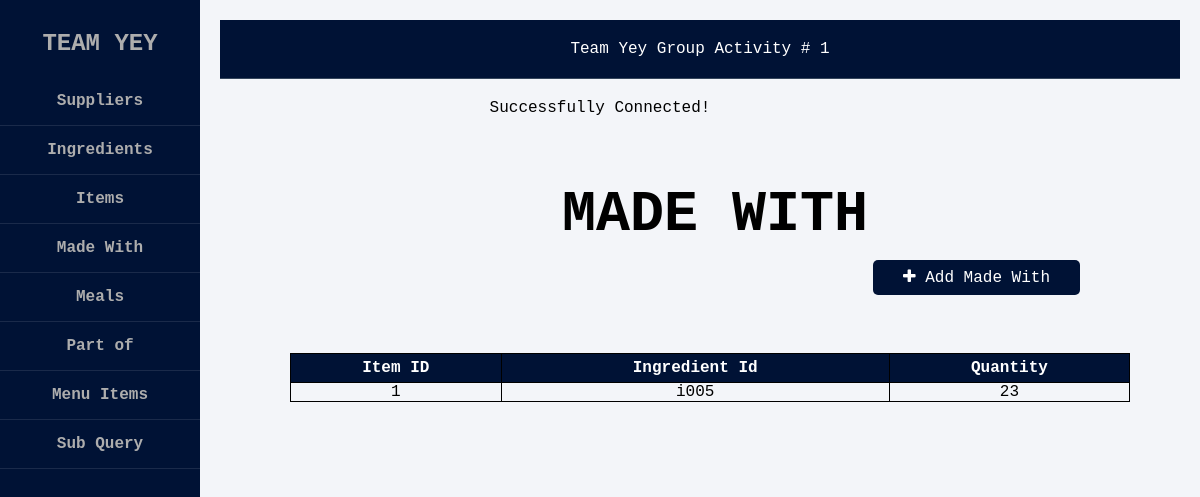
Page /madewith.php on the committed database.
### tables this page shows
CREATE TABLE `madewith` (
  `itemid` char(5) NOT NULL,
  `ingredientid` char(5) NOT NULL,
  `quantity` int(30) NOT NULL
);

### madewith.php (the view, shortened to what this page needs)
<?php
    include ("homepage.php");
	require_once("connection.php");
    $sql = "SELECT * FROM madewith";
    $result = mysqli_query($conn, $sql);
?>
<!DOCTYPE html>
<html lang="en">
<head>
    <link rel="stylesheet" href="https://cdnjs.cloudflare.com/ajax/libs/font-awesome/4.7.0/css/font-awesome.min.css">
    <link href="suppliers.css" rel="stylesheet" type="text/css">
</head>
<body>
<div class="sidebar">
<br>
<br>
    <h1>MADE WITH</h1>
    <a href ="add_madewith.php"> <button class="button button1"><i class="fa fa-plus"></i> Add Made With</button></a><br><br><br>
    <center>
    <table style = "width: 70%;">
        <tr>
	        <th>Item ID</th>
	        <th>Ingredient Id</th>
            <th>Quantity</th>
        </tr>
        <?php
            while($madewith = mysqli_fetch_assoc($result)){
        ?>
        <tr>
            <td><?php echo $madewith["itemid"]; ?></td>
            <td><?php echo $madewith["ingredientid"]; ?></td>
            <td><?php echo $madewith["quantity"]; ?></td>
        </tr>
        <?php
                }
	    ?>
    </table>
    </center>
</div>
</body>
</html>

### index.css (style rules this page uses)
* { margin: 0; padding: 0; box-sizing: border-box; list-style: none; text-decoration: none; font-family: 'Century Gothic', monospace; }
body { background-color: #f3f5f9; }
.sidebar { display: flex; flex-direction: column; justify-content: flex-start; text-align: center; height: 100%; padding-top: 30px; overflow-y: auto; z-index: 1; transition: width 0.3s ease; }

### suppliers.css (style rules this page uses)
body { text-align: center; }
h1 { display: flex; justify-content: center; margin-left: 230px; font-size: 1.5cm; }
.button { border: none; color: white; text-align: center; text-decoration: none; display: inline-block; font-size: 16px; margin: 4px 2px; transition-duration: 0.5s; cursor: pointer; border-radius: 5px; }
.button1 { background-color: #001235; color: white; float: right; margin-right: 120px; padding: 8px 30px; margin-top: 13px; }
table { border: .5px solid rgb(0, 0, 0); border-collapse: collapse; margin-left: 220px; padding: 5px 0px 5px 0px; text-align: center; }
tr, td { border: .5px solid rgb(0, 0, 0); border-collapse: collapse; margin-left: 230px; text-align: center; }
th { border: .5px solid rgb(0, 0, 0); border-collapse: collapse; margin-left: 220px; padding: 5px 0px 5px 0px; text-align: center; color: #ffffff; background-color: #001235; }

### rows in the picture
madewith: itemid "1", ingredientid "i005", quantity "23"
